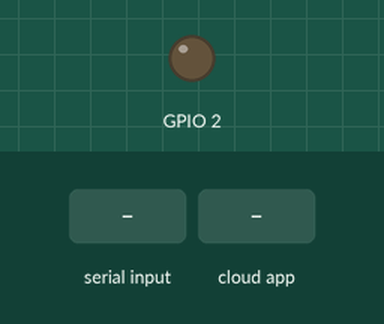
This sketch was run on a simulated ESP8266 (NodeMCU). Parts: output pins drawn as LEDs (lit = HIGH). Inputs (shaded band) come from the test bench. WiFi joins after 1.5 s; servers stay silent unless stated; the Firebase database answers and starts empty; what the sketch prints to the serial monitor is not drawn.

Above: at 2.7 s.
2.8 s: "int,1\n" received over the second serial link
4.3 s: "int\n" received over the second serial link
5.8 s: "90,45,200\n" received over the second serial link
7.3 s: the phone or cloud app sets switchState to 1
At 17.7 s:
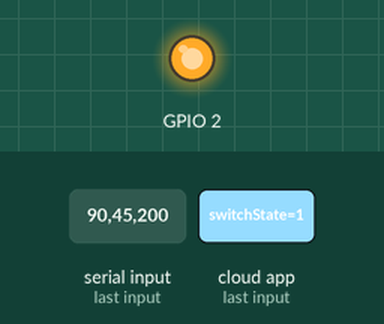
Timing chart, 0 to 18.7 s (numbered marks = the images above; inputs shaded):
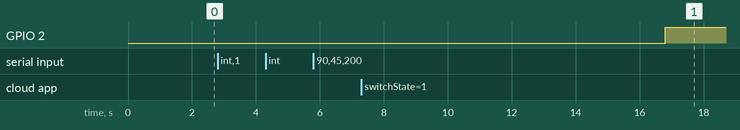

Measured:
- after the input at 2.8 s, every drawn part: stays the same
- after the input at 4.3 s, every drawn part: stays the same
- after the input at 5.8 s, every drawn part: stays the same
- after the input at 7.3 s, GPIO 2: LOW → HIGH after 9.5 s

The sketch:

end1_end2_upload_to_firebase.ino
```cpp
#include <Arduino.h>
#if defined(ESP32)
  #include <WiFi.h>
#elif defined(ESP8266)
  #include <ESP8266WiFi.h>
#endif
#include <Firebase_ESP_Client.h>
// Provide the token generation process info.
#include "addons/TokenHelper.h"
// Provide the RTDB payload printing info and other helper functions.
#include "addons/RTDBHelper.h"

#define RXp2 16
#define TXp2 17

// Insert your network credentials
#define WIFI_SSID ""
#define WIFI_PASSWORD ""
// Insert Firebase project API Key
#define API_KEY ""
// Insert RTDB URL
#define DATABASE_URL "https://iotproject.asia-southeast1.firebasedatabase.app/"

// Define Firebase Data object
FirebaseData fbdo;
FirebaseAuth auth;
FirebaseConfig config;

unsigned long sendDataPrevMillis = 0;
int mun_waste = 0;
int soil_moisture = 0;
int end_waste = 0;
bool signupOK = false;
int intValue;

void setup() {
  Serial.begin(9600);
  Serial2.begin(9600, SERIAL_8N1, RXp2, TXp2);
  pinMode(2,OUTPUT);

  WiFi.begin(WIFI_SSID, WIFI_PASSWORD);
  Serial.print("Connecting to Wi-Fi");
  while (WiFi.status() != WL_CONNECTED) {
    Serial.print(".");
    delay(300);
  }
  Serial.println();
  Serial.print("Connected with IP: ");
  Serial.println(WiFi.localIP());
  Serial.println();

  // Assign the API key (required)
  config.api_key = API_KEY;

  // Assign the RTDB URL (required)
  config.database_url = DATABASE_URL;

  // Sign up
  if (Firebase.signUp(&config, &auth, "", "")) {
    Serial.println("ok");
    signupOK = true;
  } else {
    Serial.printf("%s\n", config.signer.signupError.message.c_str());
  }

  // Assign the callback function for the long-running token generation task
  config.token_status_callback = tokenStatusCallback; // see addons/TokenHelper.h

  Firebase.begin(&config, &auth);
  Firebase.reconnectWiFi(true);
}

void loop() {
  if (Serial2.available()) {
    String receivedData = Serial2.readStringUntil('\n');
    Serial.println("Received via UART: " + receivedData);

    // Parse the received data
    int firstValue = receivedData.substring(0, receivedData.indexOf(',')).toInt();
    int commaIndex1 = receivedData.indexOf(',');
    int secondValue = receivedData.substring(commaIndex1 + 1, receivedData.indexOf(',', commaIndex1 + 1)).toInt();
    int thirdValue = receivedData.substring(receivedData.indexOf(',', commaIndex1 + 1) + 1).toInt();

    // If the first value is 1, store second and third values accordingly
    if (firstValue == 1) {
      if(secondValue >=100){
        secondValue=100;
        mun_waste = secondValue;
        soil_moisture = thirdValue/10;

      }
      else{
        mun_waste = secondValue;
        soil_moisture = thirdValue/10;
      }


      Serial.println("Data from first node:");
    }
    // If the first value is 2, store the second value as end_waste
    else if (firstValue == 2) {
      end_waste = secondValue;
      Serial.println("Data from second node:");
    }

    // Print the parsed values
    Serial.print("First value (ID): ");
    Serial.println(firstValue);
    Serial.print("Second value (mun_waste or end_waste): ");
    Serial.println(secondValue);
    Serial.print("Third value (soil_moisture, if applicable): ");
    Serial.println(thirdValue);

    // Write parsed values to Firebase
    if (Firebase.ready() && signupOK) {
      // Send mun_waste value
      if (Firebase.RTDB.setInt(&fbdo, "test/mun_waste_level", mun_waste)) {
        Serial.println("mun_waste value sent successfully");
      } else {
        Serial.println("Failed to send mun_waste value");
      }
      // Send soil_moisture value
      if (Firebase.RTDB.setInt(&fbdo, "test/soil_moisture", soil_moisture)) {
        Serial.println("soil_moisture value sent successfully");
      } else {
        Serial.println("Failed to send soil_moisture value");
      }
      // Send end_waste value
      if (Firebase.RTDB.setInt(&fbdo, "test/int", end_waste)) {
        Serial.println("end_waste value sent successfully");
      } else {
        Serial.println("Failed to send end_waste value");
      }
    }
  }

  // Example code to send a constant string to Firebase
  if (Firebase.ready() && signupOK && (millis() - sendDataPrevMillis > 15000 || sendDataPrevMillis == 0)) {
    sendDataPrevMillis = millis();
    // Write a string to the database path "test/string"
    if (Firebase.RTDB.setString(&fbdo, "test/string", "Waste level end node 566")) {
      Serial.println("String sent successfully");
    } else {
      Serial.println("Failed to send string");
    }
      if (Firebase.RTDB.getInt(&fbdo, "bin/switchState")) {
      if (fbdo.dataType() == "int") {
        intValue = fbdo.intData();
        Serial.print("Switch value is:");
        Serial.println(intValue);
      }
    }
    else {
      Serial.println(fbdo.errorReason());
    }
  }
  if(intValue==1){
    digitalWrite(2,HIGH);
  }
  else{
    digitalWrite(2,LOW);
  }


}
```
